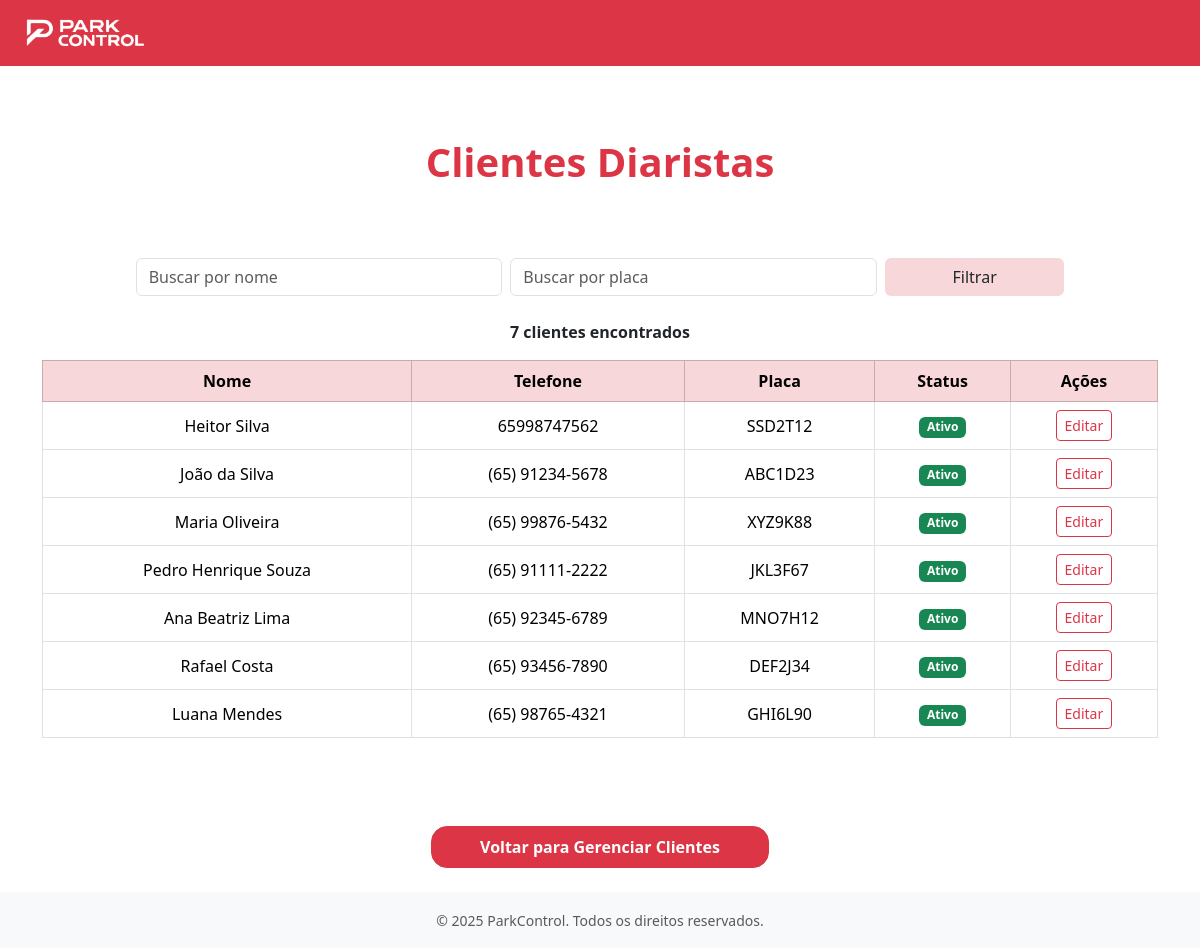
/clientes/diaristas/, run on an earlier commit of the app's database.
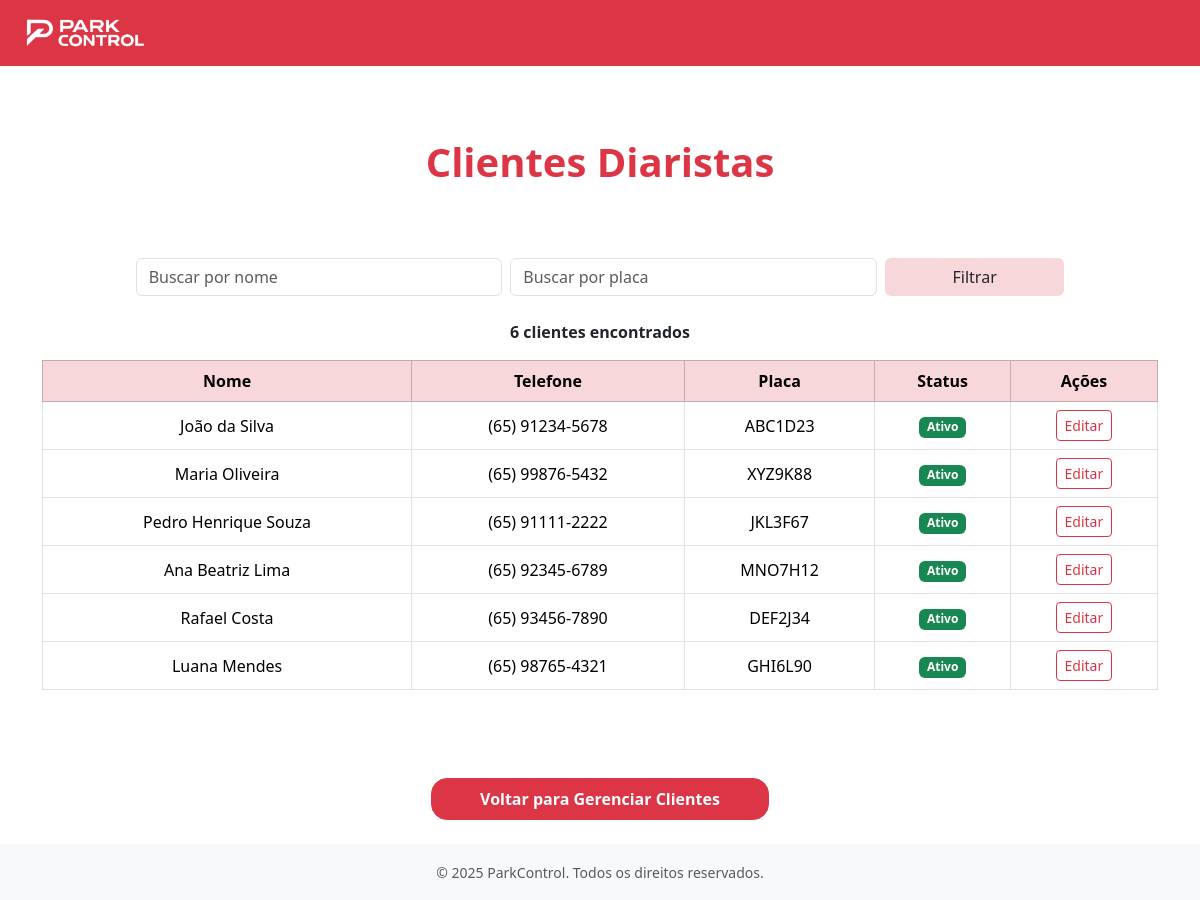
And on a later commit of the database.
### apps/clientes/models.py (models this page shows, shortened)
class Diarista(models.Model):
    nome = models.CharField(max_length=100)
    telefone = models.CharField(
        max_length=15,
        validators=[
            RegexValidator(
                r'^\(?\d{2}\)?[-.\s]?\d{4,5}[-.\s]?\d{4}$',
                'Telefone no formato inválido (ex: (65) 99999-9999)'
            )
        ]
    )
    placa = models.CharField(
        max_length=10,
        unique=True,
        validators=[
            RegexValidator(
                r'^[A-Z]{3}[0-9][A-Z][0-9]{2}$',
                'Placa no formato inválido (ex: ABC1D23 - padrão Mercosul)'
            )
        ]
    )
    ativo = models.BooleanField(default=True)

### apps/clientes/views.py (the view)
# urls.py: path('diaristas/', views.cliente_diarista_view, name='cliente_diarista'),
def cliente_diarista_view(request):
    diaristas = Diarista.objects.all()
    query_nome = request.GET.get('nome', '')
    query_placa = request.GET.get('placa', '')
    if query_nome:
        diaristas = diaristas.filter(nome__icontains=query_nome)
    if query_placa:
        diaristas = diaristas.filter(placa__icontains=query_placa)
    return render(request, 'clientes/cliente_diarista.html', {'diaristas': diaristas, 'query_nome': query_nome, 'query_placa': query_placa})

### apps/clientes/templates/clientes/cliente_diarista.html (shortened to what this page needs)
{% extends "base.html" %}
{% load static %}
{% block content %}
<main class="flex-grow-1 d-flex flex-column justify-content-center align-items-center py-5">
    <h1 class="text-danger fw-bold mb-5">Clientes Diaristas</h1>
    <div class="container mt-4">
        <form method="GET" class="row g-2 mb-4 justify-content-center">
            <div class="col-md-4">
                <input type="text" name="nome" class="form-control" placeholder="Buscar por nome" value="{{ request.GET.nome }}">
            </div>
            <div class="col-md-4">
                <input type="text" name="placa" class="form-control" placeholder="Buscar por placa" value="{{ request.GET.placa }}">
            </div>
            <div class="col-md-2">
                <button type="submit" class="btn bg-danger-subtle w-100">Filtrar</button>
            </div>
        </form>
        <p class="text-center fw-bold">
            {{ diaristas|length }} cliente{{ diaristas|length|pluralize }} encontrado{{ diaristas|length|pluralize }}
        </p>
        <div class="table-responsive">
            {% if diaristas %}
            <table class="table table-bordered text-center align-middle">
                <thead class="table-danger">
                    <tr>
                        <th>Nome</th>
                        <th>Telefone</th>
                        <th>Placa</th>
                        <th>Status</th>
                        <th>Ações</th>
                    </tr>
                </thead>
                <tbody>
                    {% for cliente in diaristas %}
                    <tr>
                        <td>{{ cliente.nome }}</td>
                        <td>{{ cliente.telefone }}</td>
                        <td>{{ cliente.placa }}</td>
                        <td>
                            {% if cliente.ativo %}
                                <span class="badge bg-success">Ativo</span>
                            {% else %}
                                <span class="badge bg-secondary">Inativo</span>
                            {% endif %}
                        </td>
                        <td>
                            <a href="{% url 'clientes:editar_diarista' pk=cliente.pk %}" class="btn btn-outline-danger btn-sm">Editar</a>
                        </td>
                    </tr>
                    {% empty %}
                    <tr>
                        <td colspan="5">Nenhum cliente encontrado.</td>
                    </tr>
                    {% endfor %}
                </tbody>
            </table>
            {% else %}
            <p class="text-center fw-bold text-muted">Nenhum cliente encontrado.</p>
            {% endif %}
        </div>
    </div>
</main>
<footer class="text-center mt-4">
    {% if user.is_superuser %}
        <a href="{% url 'usuarios:gerencia_cliente' %}" class="btn btn-danger px-5 py-2 rounded-4 fw-bold">
            Voltar
        </a>
    {% else %}
        <a href="{% url 'frentistas:gerenciar_clientes' %}" class="btn btn-danger px-5 py-2 rounded-4 fw-bold">
            Voltar para Gerenciar Clientes
        </a>
    {% endif %}
</footer>
{% endblock %}

What changed in the data, as far as the page shows it:
removed Diarista: nome "Heitor Silva", telefone "65998747562", placa "SSD2T12", ativo "Ativo"
Also different on the page:
{{ diaristas|length }}: "7" → "6"
